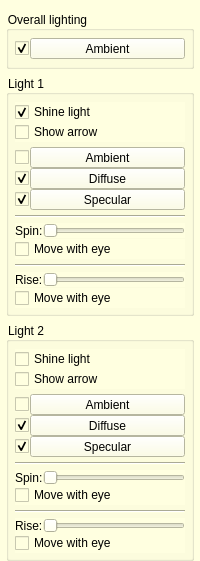
        <widget class="QWidget" name="lights_tab">
         <property name="styleSheet">
          <string>background-color: rgb(255, 255, 224);</string>
         </property>
         <attribute name="title">
          <string>Lights</string>
         </attribute>
         <layout class="QVBoxLayout" name="verticalLayout_38">
          <property name="leftMargin">
           <number>6</number>
          </property>
          <property name="rightMargin">
           <number>6</number>
          </property>
          <property name="bottomMargin">
           <number>0</number>
          </property>
          <item>
           <widget class="QGroupBox" name="gbox_lights_overall">
            <property name="title">
             <string>Overall lighting</string>
            </property>
            <layout class="QVBoxLayout" name="verticalLayout_39">
             <property name="leftMargin">
              <number>6</number>
             </property>
             <property name="topMargin">
              <number>7</number>
             </property>
             <property name="rightMargin">
              <number>6</number>
             </property>
             <property name="bottomMargin">
              <number>7</number>
             </property>
             <item>
              <layout class="QHBoxLayout" name="horizontalLayout_13">
               <property name="spacing">
                <number>0</number>
               </property>
               <property name="topMargin">
                <number>0</number>
               </property>
               <item>
                <widget class="QCheckBox" name="p_check_is_overall_ambient_on_">
                 <property name="sizePolicy">
                  <sizepolicy hsizetype="Ignored" vsizetype="Fixed">
                   <horstretch>0</horstretch>
                   <verstretch>0</verstretch>
                  </sizepolicy>
                 </property>
                 <property name="minimumSize">
                  <size>
                   <width>0</width>
                   <height>0</height>
                  </size>
                 </property>
                 <property name="maximumSize">
                  <size>
                   <width>15</width>
                   <height>16777215</height>
                  </size>
                 </property>
                 <property name="text">
                  <string/>
                 </property>
                 <property name="checked">
                  <bool>true</bool>
                 </property>
                </widget>
               </item>
               <item>
                <widget class="QPushButton" name="p_color_button_overall_ambient_">
                 <property name="maximumSize">
                  <size>
                   <width>16777215</width>
                   <height>21</height>
                  </size>
                 </property>
                 <property name="text">
                  <string>Ambient</string>
                 </property>
                </widget>
               </item>
              </layout>
             </item>
            </layout>
           </widget>
          </item>
          <item>
           <widget class="QGroupBox" name="groupBox_3">
            <property name="title">
             <string>Light 1</string>
            </property>
            <layout class="QVBoxLayout" name="verticalLayout_40">
             <property name="spacing">
              <number>5</number>
             </property>
             <property name="leftMargin">
              <number>6</number>
             </property>
             <property name="topMargin">
              <number>7</number>
             </property>
             <property name="rightMargin">
              <number>6</number>
             </property>
             <property name="bottomMargin">
              <number>5</number>
             </property>
             <item>
              <layout class="QVBoxLayout" name="verticalLayout_46">
               <property name="spacing">
                <number>0</number>
               </property>
               <property name="topMargin">
                <number>0</number>
               </property>
               <item>
                <widget class="QCheckBox" name="p_check_is_light1_on_">
                 <property name="text">
                  <string>Shine light</string>
                 </property>
                 <property name="checked">
                  <bool>true</bool>
                 </property>
                </widget>
               </item>
               <item>
                <widget class="QCheckBox" name="p_check_is_light1_arrow_on_">
                 <property name="text">
                  <string>Show arrow</string>
                 </property>
                </widget>
               </item>
              </layout>
             </item>
             <item>
              <layout class="QVBoxLayout" name="verticalLayout_42">
               <property name="spacing">
                <number>0</number>
               </property>
               <property name="topMargin">
                <number>0</number>
               </property>
               <item>
                <layout class="QHBoxLayout" name="horizontalLayout_14">
                 <property name="spacing">
                  <number>0</number>
                 </property>
                 <property name="leftMargin">
                  <number>0</number>
                 </property>
                 <property name="topMargin">
                  <number>0</number>
                 </property>
                 <item>
                  <widget class="QCheckBox" name="p_check_is_light1_ambient_on_">
                   <property name="sizePolicy">
                    <sizepolicy hsizetype="Ignored" vsizetype="Fixed">
                     <horstretch>0</horstretch>
                     <verstretch>0</verstretch>
                    </sizepolicy>
                   </property>
                   <property name="maximumSize">
                    <size>
                     <width>15</width>
                     <height>16777215</height>
                    </size>
                   </property>
                   <property name="text">
                    <string/>
                   </property>
                  </widget>
                 </item>
                 <item>
                  <widget class="QPushButton" name="p_color_button_light1_ambient_">
                   <property name="sizePolicy">
                    <sizepolicy hsizetype="Minimum" vsizetype="Fixed">
                     <horstretch>0</horstretch>
                     <verstretch>0</verstretch>
                    </sizepolicy>
                   </property>
                   <property name="maximumSize">
                    <size>
                     <width>16777215</width>
                     <height>21</height>
                    </size>
                   </property>
                   <property name="text">
                    <string>Ambient</string>
                   </property>
                  </widget>
                 </item>
                </layout>
               </item>
               <item>
                <layout class="QHBoxLayout" name="horizontalLayout_15">
                 <property name="spacing">
                  <number>0</number>
                 </property>
                 <property name="leftMargin">
                  <number>0</number>
                 </property>
                 <property name="topMargin">
                  <number>0</number>
                 </property>
                 <item>
                  <widget class="QCheckBox" name="p_check_is_light1_diffuse_on_">
                   <property name="sizePolicy">
                    <sizepolicy hsizetype="Ignored" vsizetype="Fixed">
                     <horstretch>0</horstretch>
                     <verstretch>0</verstretch>
                    </sizepolicy>
                   </property>
                   <property name="maximumSize">
                    <size>
                     <width>15</width>
                     <height>16777215</height>
                    </size>
                   </property>
                   <property name="text">
                    <string/>
                   </property>
                   <property name="checked">
                    <bool>true</bool>
                   </property>
                  </widget>
                 </item>
                 <item>
                  <widget class="QPushButton" name="p_color_button_light1_diffuse_">
                   <property name="maximumSize">
                    <size>
                     <width>16777215</width>
                     <height>21</height>
                    </size>
                   </property>
                   <property name="text">
                    <string>Diffuse</string>
                   </property>
                  </widget>
                 </item>
                </layout>
               </item>
               <item>
                <layout class="QHBoxLayout" name="horizontalLayout_16">
                 <property name="spacing">
                  <number>0</number>
                 </property>
                 <property name="leftMargin">
                  <number>0</number>
                 </property>
                 <property name="topMargin">
                  <number>0</number>
                 </property>
                 <item>
                  <widget class="QCheckBox" name="p_check_is_light1_specular_on_">
                   <property name="sizePolicy">
                    <sizepolicy hsizetype="Ignored" vsizetype="Fixed">
                     <horstretch>0</horstretch>
                     <verstretch>0</verstretch>
                    </sizepolicy>
                   </property>
                   <property name="maximumSize">
                    <size>
                     <width>15</width>
                     <height>16777215</height>
                    </size>
                   </property>
                   <property name="text">
                    <string/>
                   </property>
                   <property name="checked">
                    <bool>true</bool>
                   </property>
                  </widget>
                 </item>
                 <item>
                  <widget class="QPushButton" name="p_color_button_light1_specular_">
                   <property name="maximumSize">
                    <size>
                     <width>16777215</width>
                     <height>21</height>
                    </size>
                   </property>
                   <property name="text">
                    <string>Specular</string>
                   </property>
                  </widget>
                 </item>
                </layout>
               </item>
              </layout>
             </item>
             <item>
              <widget class="Line" name="line_12">
               <property name="orientation">
                <enum>Qt::Horizontal</enum>
               </property>
              </widget>
             </item>
             <item>
              <layout class="QVBoxLayout" name="verticalLayout_45">
               <property name="spacing">
                <number>1</number>
               </property>
               <property name="topMargin">
                <number>0</number>
               </property>
               <property name="bottomMargin">
                <number>0</number>
               </property>
               <item>
                <layout class="QHBoxLayout" name="horizontalLayout_18">
                 <property name="spacing">
                  <number>0</number>
                 </property>
                 <property name="topMargin">
                  <number>0</number>
                 </property>
                 <item>
                  <widget class="QLabel" name="label_25">
                   <property name="sizePolicy">
                    <sizepolicy hsizetype="Maximum" vsizetype="Preferred">
                     <horstretch>0</horstretch>
                     <verstretch>0</verstretch>
                    </sizepolicy>
                   </property>
                   <property name="text">
                    <string>Spin:</string>
                   </property>
                   <property name="textFormat">
                    <enum>Qt::PlainText</enum>
                   </property>
                  </widget>
                 </item>
                 <item>
                  <widget class="QSlider" name="p_slider_light1_spin_angle_">
                   <property name="sizePolicy">
                    <sizepolicy hsizetype="Ignored" vsizetype="Fixed">
                     <horstretch>0</horstretch>
                     <verstretch>0</verstretch>
                    </sizepolicy>
                   </property>
                   <property name="orientation">
                    <enum>Qt::Horizontal</enum>
                   </property>
                  </widget>
                 </item>
                </layout>
               </item>
               <item>
                <widget class="QCheckBox" name="p_check_light1_spin_is_move_with_eye_">
                 <property name="text">
                  <string>Move with eye</string>
                 </property>
                </widget>
               </item>
              </layout>
             </item>
             <item>
              <widget class="Line" name="line_13">
               <property name="orientation">
                <enum>Qt::Horizontal</enum>
               </property>
              </widget>
             </item>
             <item>
              <layout class="QVBoxLayout" name="verticalLayout_44">
               <property name="spacing">
                <number>1</number>
               </property>
               <property name="topMargin">
                <number>0</number>
               </property>
               <property name="bottomMargin">
                <number>0</number>
               </property>
               <item>
                <layout class="QHBoxLayout" name="horizontalLayout_17">
                 <property name="spacing">
                  <number>0</number>
                 </property>
                 <property name="topMargin">
                  <number>0</number>
                 </property>
                 <item>
                  <widget class="QLabel" name="label_24">
                   <property name="sizePolicy">
                    <sizepolicy hsizetype="Maximum" vsizetype="Preferred">
                     <horstretch>0</horstretch>
                     <verstretch>0</verstretch>
                    </sizepolicy>
                   </property>
                   <property name="text">
                    <string>Rise:</string>
                   </property>
                   <property name="textFormat">
                    <enum>Qt::PlainText</enum>
                   </property>
                  </widget>
                 </item>
                 <item>
                  <widget class="QSlider" name="p_slider_light1_rise_angle_">
                   <property name="sizePolicy">
                    <sizepolicy hsizetype="Ignored" vsizetype="Fixed">
                     <horstretch>0</horstretch>
                     <verstretch>0</verstretch>
                    </sizepolicy>
                   </property>
                   <property name="orientation">
                    <enum>Qt::Horizontal</enum>
                   </property>
                  </widget>
                 </item>
                </layout>
               </item>
               <item>
                <widget class="QCheckBox" name="p_check_light1_rise_is_move_with_eye_">
                 <property name="text">
                  <string>Move with eye</string>
                 </property>
                </widget>
               </item>
              </layout>
             </item>
            </layout>
           </widget>
          </item>
          <item>
           <widget class="QGroupBox" name="groupBox_4">
            <property name="title">
             <string>Light 2</string>
            </property>
            <layout class="QVBoxLayout" name="verticalLayout_41">
             <property name="spacing">
              <number>5</number>
             </property>
             <property name="leftMargin">
              <number>6</number>
             </property>
             <property name="topMargin">
              <number>7</number>
             </property>
             <property name="rightMargin">
              <number>6</number>
             </property>
             <property name="bottomMargin">
              <number>5</number>
             </property>
             <item>
              <layout class="QVBoxLayout" name="verticalLayout_47">
               <property name="spacing">
                <number>0</number>
               </property>
               <property name="topMargin">
                <number>0</number>
               </property>
               <item>
                <widget class="QCheckBox" name="p_check_is_light2_on_">
                 <property name="text">
                  <string>Shine light</string>
                 </property>
                </widget>
               </item>
               <item>
                <widget class="QCheckBox" name="p_check_is_light2_arrow_on_">
                 <property name="text">
                  <string>Show arrow</string>
                 </property>
                </widget>
               </item>
              </layout>
             </item>
             <item>
              <layout class="QVBoxLayout" name="verticalLayout_43">
               <property name="spacing">
                <number>0</number>
               </property>
               <property name="topMargin">
                <number>0</number>
               </property>
               <item>
                <layout class="QHBoxLayout" name="horizontalLayout_21">
                 <property name="spacing">
                  <number>0</number>
                 </property>
                 <property name="leftMargin">
                  <number>0</number>
                 </property>
                 <property name="topMargin">
                  <number>0</number>
                 </property>
                 <item>
                  <widget class="QCheckBox" name="p_check_is_light2_ambient_on_">
                   <property name="sizePolicy">
                    <sizepolicy hsizetype="Ignored" vsizetype="Fixed">
                     <horstretch>0</horstretch>
                     <verstretch>0</verstretch>
                    </sizepolicy>
                   </property>
                   <property name="maximumSize">
                    <size>
                     <width>15</width>
                     <height>16777215</height>
                    </size>
                   </property>
                   <property name="text">
                    <string/>
                   </property>
                  </widget>
                 </item>
                 <item>
                  <widget class="QPushButton" name="p_color_button_light2_ambient_">
                   <property name="maximumSize">
                    <size>
                     <width>16777215</width>
                     <height>21</height>
                    </size>
                   </property>
                   <property name="text">
                    <string>Ambient</string>
                   </property>
                  </widget>
                 </item>
                </layout>
               </item>
               <item>
                <layout class="QHBoxLayout" name="horizontalLayout_20">
                 <property name="spacing">
                  <number>0</number>
                 </property>
                 <property name="leftMargin">
                  <number>0</number>
                 </property>
                 <property name="topMargin">
                  <number>0</number>
                 </property>
                 <item>
                  <widget class="QCheckBox" name="p_check_is_light2_diffuse_on_">
                   <property name="sizePolicy">
                    <sizepolicy hsizetype="Ignored" vsizetype="Fixed">
                     <horstretch>0</horstretch>
                     <verstretch>0</verstretch>
                    </sizepolicy>
                   </property>
                   <property name="maximumSize">
                    <size>
                     <width>15</width>
                     <height>16777215</height>
                    </size>
                   </property>
                   <property name="text">
                    <string/>
                   </property>
                   <property name="checked">
                    <bool>true</bool>
                   </property>
                  </widget>
                 </item>
                 <item>
                  <widget class="QPushButton" name="p_color_button_light2_diffuse_">
                   <property name="maximumSize">
                    <size>
                     <width>16777215</width>
                     <height>21</height>
                    </size>
                   </property>
                   <property name="text">
                    <string>Diffuse</string>
                   </property>
                  </widget>
                 </item>
                </layout>
               </item>
               <item>
                <layout class="QHBoxLayout" name="horizontalLayout_19">
                 <property name="spacing">
                  <number>0</number>
                 </property>
                 <property name="leftMargin">
                  <number>0</number>
                 </property>
                 <property name="topMargin">
                  <number>0</number>
                 </property>
                 <item>
                  <widget class="QCheckBox" name="p_check_is_light2_specular_on_">
                   <property name="sizePolicy">
                    <sizepolicy hsizetype="Ignored" vsizetype="Fixed">
                     <horstretch>0</horstretch>
                     <verstretch>0</verstretch>
                    </sizepolicy>
                   </property>
                   <property name="maximumSize">
                    <size>
                     <width>15</width>
                     <height>16777215</height>
                    </size>
                   </property>
                   <property name="text">
                    <string/>
                   </property>
                   <property name="checked">
                    <bool>true</bool>
                   </property>
                  </widget>
                 </item>
                 <item>
                  <widget class="QPushButton" name="p_color_button_light2_specular_">
                   <property name="maximumSize">
                    <size>
                     <width>16777215</width>
                     <height>21</height>
                    </size>
                   </property>
                   <property name="text">
                    <string>Specular</string>
                   </property>
                  </widget>
                 </item>
                </layout>
               </item>
              </layout>
             </item>
             <item>
              <widget class="Line" name="line_15">
               <property name="orientation">
                <enum>Qt::Horizontal</enum>
               </property>
              </widget>
             </item>
             <item>
              <layout class="QVBoxLayout" name="verticalLayout_48">
               <property name="spacing">
                <number>0</number>
               </property>
               <property name="topMargin">
                <number>0</number>
               </property>
               <item>
                <layout class="QHBoxLayout" name="horizontalLayout_22">
                 <property name="spacing">
                  <number>0</number>
                 </property>
                 <property name="topMargin">
                  <number>0</number>
                 </property>
                 <item>
                  <widget class="QLabel" name="label_26">
                   <property name="sizePolicy">
                    <sizepolicy hsizetype="Maximum" vsizetype="Preferred">
                     <horstretch>0</horstretch>
                     <verstretch>0</verstretch>
                    </sizepolicy>
                   </property>
                   <property name="text">
                    <string>Spin:</string>
                   </property>
                   <property name="textFormat">
                    <enum>Qt::PlainText</enum>
                   </property>
                  </widget>
                 </item>
                 <item>
                  <widget class="QSlider" name="p_slider_light2_spin_angle_">
                   <property name="sizePolicy">
                    <sizepolicy hsizetype="Ignored" vsizetype="Fixed">
                     <horstretch>0</horstretch>
                     <verstretch>0</verstretch>
                    </sizepolicy>
                   </property>
                   <property name="orientation">
                    <enum>Qt::Horizontal</enum>
                   </property>
                  </widget>
                 </item>
                </layout>
               </item>
               <item>
                <widget class="QCheckBox" name="p_check_light2_spin_is_move_with_eye_">
                 <property name="text">
                  <string>Move with eye</string>
                 </property>
                </widget>
               </item>
              </layout>
             </item>
             <item>
              <widget class="Line" name="line_14">
               <property name="orientation">
                <enum>Qt::Horizontal</enum>
               </property>
              </widget>
             </item>
             <item>
              <layout class="QVBoxLayout" name="verticalLayout_49">
               <property name="spacing">
                <number>0</number>
               </property>
               <property name="topMargin">
                <number>0</number>
               </property>
               <item>
                <layout class="QHBoxLayout" name="horizontalLayout_23">
                 <property name="spacing">
                  <number>0</number>
                 </property>
                 <property name="topMargin">
                  <number>0</number>
                 </property>
                 <item>
                  <widget class="QLabel" name="label_27">
                   <property name="sizePolicy">
                    <sizepolicy hsizetype="Maximum" vsizetype="Preferred">
                     <horstretch>0</horstretch>
                     <verstretch>0</verstretch>
                    </sizepolicy>
                   </property>
                   <property name="text">
                    <string>Rise:</string>
                   </property>
                   <property name="textFormat">
                    <enum>Qt::PlainText</enum>
                   </property>
                  </widget>
                 </item>
                 <item>
                  <widget class="QSlider" name="p_slider_light2_rise_angle_">
                   <property name="sizePolicy">
                    <sizepolicy hsizetype="Ignored" vsizetype="Fixed">
                     <horstretch>0</horstretch>
                     <verstretch>0</verstretch>
                    </sizepolicy>
                   </property>
                   <property name="orientation">
                    <enum>Qt::Horizontal</enum>
                   </property>
                  </widget>
                 </item>
                </layout>
               </item>
               <item>
                <widget class="QCheckBox" name="p_check_light2_rise_is_move_with_eye_">
                 <property name="text">
                  <string>Move with eye</string>
                 </property>
                </widget>
               </item>
              </layout>
             </item>
            </layout>
           </widget>
          </item>
          <item>
           <spacer name="verticalSpacer_9">
            <property name="orientation">
             <enum>Qt::Vertical</enum>
            </property>
            <property name="sizeHint" stdset="0">
             <size>
              <width>0</width>
              <height>0</height>
             </size>
            </property>
           </spacer>
          </item>
         </layout>
        </widget>
